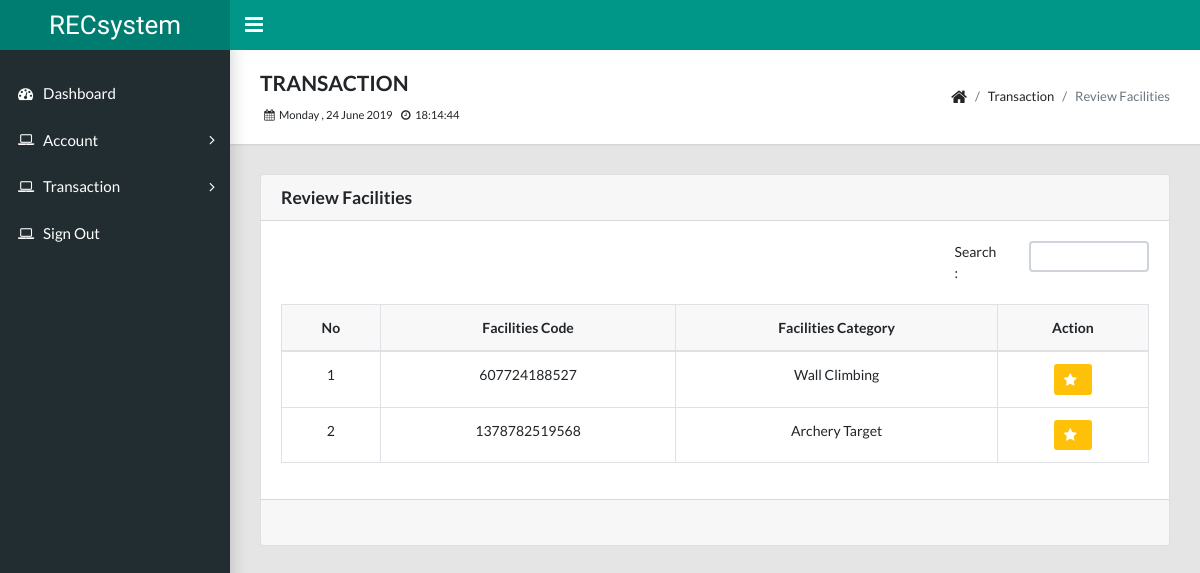
The page /customer/transaction_review_list.php (signed in) on the database its author committed.
### tables this page shows
CREATE TABLE `used_list` (
  `list_id` int(11) NOT NULL,
  `list_barcode` varchar(255) NOT NULL,
  `list_qty` int(11) NOT NULL,
  `list_total` double NOT NULL,
  `list_start` datetime NOT NULL,
  `list_finish` datetime NOT NULL,
  `list_status` int(11) NOT NULL,
  `list_review` int(11) NOT NULL,
  `fac_id` int(11) NOT NULL,
  `start_id` int(11) NOT NULL,
  `finish_id` int(11) DEFAULT NULL
);

CREATE TABLE `facility_category` (
  `fac_id` int(11) NOT NULL,
  `fac_name` varchar(255) NOT NULL,
  `fac_rate` double NOT NULL,
  `fac_total` int(11) NOT NULL,
  `fac_qty` int(11) NOT NULL,
  `fac_limit` int(11) NOT NULL,
  `fac_queue` int(11) NOT NULL,
  `fac_use` int(11) NOT NULL,
  `fac_status` int(11) NOT NULL,
  `fac_unav` date NOT NULL,
  `manager_id` int(11) NOT NULL
);

### customer/session.php (called while the page is built, shortened)
<?php
	if (isset($_SESSION['cust_id']))
	{
		$id = $_SESSION['cust_id'];
	}
	else
	{
		header('location:../index.php');
	}
?>

### customer/transaction_review_list.php (the view, shortened to what this page needs)
<?php include "header.php"; ?>
<?php include "navbar.php"; ?>
<?php include "sidebar.php"; ?>
<body class="app sidebar-mini rtl">
  <main class="app-content">
    <div class="app-title">
      <div>
        <h4>TRANSACTION</h4><small><span id="date_time"></span></small>
      </div>
      <ul class="app-breadcrumb breadcrumb side">
        <li class="breadcrumb-item"><i class="fa fa-home fa-lg"></i></li>
        <li class="breadcrumb-item">Transaction</li>
        <li class="breadcrumb-item active">Review Facilities</li>
      </ul>
    </div>
    <div class="row">
      <div class="col-md-12">
        <div class="bs-component">
          <div class="card">
            <h5 class="card-header">Review Facilities</h5>
            <div class="card-body">
              <div class="row">
                <div class="col-lg-9">
                </div>
                <div class="col-lg-1">
                  Search:
                </div>
                <div class="col-lg-2">
                  <input type="search" class="form-control form-control-sm" name="filter" value="" id="filter">
                </div>
              </div><br />
              <div class="table-responsive">
                <table width="100%" class="table table-hover table-bordered">
                  <thead bgcolor=#f8f8f8>
                    <tr align="center" color="">
                      <th>No</th>
                      <th>Facilities Code</th>
                      <th>Facilities Category</th>
                      <th>Action</th>
                    </tr>
                  </thead>
                  <tbody>
                    <?php
                    include "dbconnection.php";
                    $cust_id = $id;
                    $list_status = 2;
                    $list_review = 0;
                    $no = 0;
                    $stmt3 = $conn->prepare("SELECT start.start_id as start_id, start.start_random as start_random, used.list_id as list_id, used.list_barcode as list_barcode, category.fac_name as fac_name
                      FROM `used_list` AS used
                      JOIN `facility_category` AS category ON used.fac_id=category.fac_id
                      JOIN `used_start` AS start ON used.start_id=start.start_id
                      AND start.cust_id =? AND used.list_status=? AND used.list_review=? ORDER BY used.list_finish ASC");
                      $stmt3->bind_param("sss", $cust_id, $list_status, $list_review);
                      $stmt3->execute();
                      $result3 = $stmt3->get_result();
                      while($row3 = $result3->fetch_assoc())
                      {
                        $list_barcode = $row3['list_barcode'];
                        $fac_name = $row3['fac_name'];
                        $list_id = $row3['list_id'];
                        $no++;
                        ?>
                        <tr align="center">
                          <td><?php echo $no ;?></td>
                          <td><?php echo $list_barcode ;?></td>
                          <td><?php echo $fac_name ;?></td>
                          <td><button class="btn btn-warning btn-sm" style="color:white;" onclick="window.location.href='transaction_review_rating.php?list_id=<?php echo $list_id;?>'"><i class='fa fa-star'></i></button></td>
                        </tr>
                      <?php }?>
                    </tbody>
                  </table>
                </div>
              </div>
              <div class="card-footer">
              </div>
          </div>
        </div>
      </div>
    </div>
  </main>
</body>
</html>

### rows shown on the page
used_list: list_barcode "607724188527", fac.fac_name "Wall Climbing"
used_list: list_barcode "1378782519568", fac.fac_name "Archery Target"
